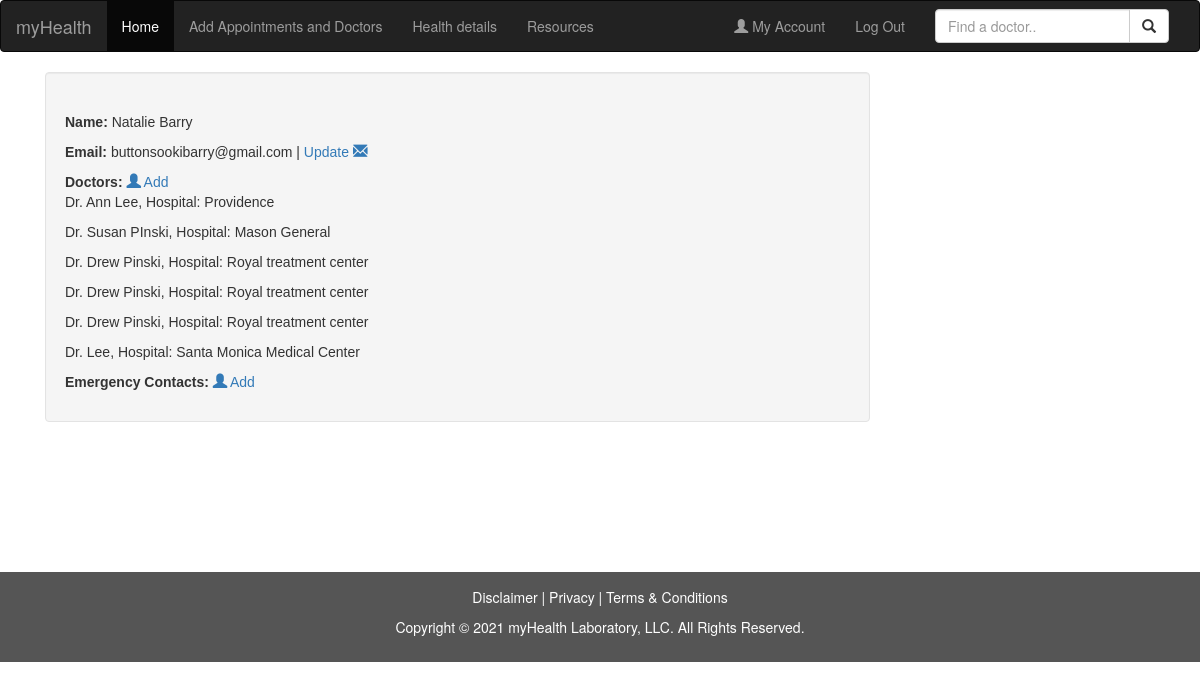
Page /profile (signed in) on the committed database.
### main_app/models.py (models this page shows)
class User(models.Model):
    first_name = models.CharField(max_length=45)
    last_name = models.CharField(max_length=45)
    email = models.CharField(max_length=45)
    password = models.CharField(max_length=45)
    created_at = models.DateTimeField(auto_now_add=True)
    updated_at = models.DateTimeField(auto_now=True)
    objects = UserManager()    # LINKS THE MANAGER TO THE USER CLASS

class Doctor(models.Model):
    dr_name = models.CharField(max_length=255)
    hospital_name = models.CharField(max_length=255)
    specialty = models.CharField(max_length=255)
    address = models.CharField(max_length=255)
    phone = models.CharField(max_length=45)
    created_at = models.DateTimeField(auto_now_add=True)
    updated_at = models.DateTimeField(auto_now=True)
    user = models.ForeignKey(User, related_name="doctors", on_delete = models.CASCADE)

### main_app/views.py (the view)
# urls.py: path('profile', views.profile),
def profile(request):
    context = {
        "logged_in_user" : User.objects.get(id=request.session['id']),
    }
    logged_in_user = User.objects.get(id=request.session['id'])
    return render(request, "profile.html", context)

### main_app/templates/profile.html (shortened to what this page needs)
<!DOCTYPE html>
<html lang="en">
<head>
    {% load static %}
    <link rel="stylesheet" href="{% static 'css/style.css' %}">
    <link rel="stylesheet" href="https://maxcdn.bootstrapcdn.com/bootstrap/3.4.1/css/bootstrap.min.css">
</head>
<body>
    <nav class="navbar navbar-inverse">
        <div class="container-fluid">
          <div class="navbar-header">
            <a class="navbar-brand" href="#">myHealth</a>
          </div>
          <div class="collapse navbar-collapse" id="myNavbar">
            <ul class="nav navbar-nav">
              <li class="active"><a href="/dashboard">Home</a></li>
              <li><a href="/appointment">Add Appointments and Doctors</a></li>
              <li><a href="/health">Health details</a></a></li>
              <li><a href="/resources">Resources</a></li>
            </ul>
            <form class="navbar-form navbar-right" role="search">
              <div class="form-group input-group">
                <input type="text" class="form-control" placeholder="Find a doctor..">
                <span class="input-group-btn">
                  <button class="btn btn-default" type="button">
                    <span class="glyphicon glyphicon-search"></span>
                  </button>
                </span>
              </div>
            </form>
            <ul class="nav navbar-nav navbar-right">
              <li><a href="/profile"><span class="glyphicon glyphicon-user"></span> My Account</a></li>
              <li><a href="/logout">Log Out</a></li>
            </ul>
          </div>
        </div>
      </nav>
    <div class="container">
        <div class="col-sm-9">
            <div class="well">
                <table>
                    <tr>
                        <td>
            <p><span> Name: </span>{{logged_in_user.first_name}} {{logged_in_user.last_name}}</p>
            </td>
        </tr>
        <tr>
            <td>
                <p><span> Email: </span>{{logged_in_user.email}} | <a href="#">Update <span class="glyphicon glyphicon-envelope"></span></a> </p>
            </td>
        </tr>
        <tr>
            <td>
                <span> Doctors: </span> <a href="#"><span class="glyphicon glyphicon-user"></span> Add</a>
            </td>
        </tr>
        {% for doctor in logged_in_user.doctors.all %}
        <tr>
            <td>
            <p>{{doctor.dr_name}}, Hospital: {{doctor.hospital_name}} </p>
            </td>
        </tr>
        {% endfor %}
        <br>
        <tr>
            <td>
            <p><span>Emergency Contacts:</span>    <a href="#"><span class="glyphicon glyphicon-user"></span> Add</a> </p>
                    </td>
                </tr>
            </table>
                  </div>
                </div>
            </div>
    <footer class="container-fluid text-center">
        <p>Disclaimer | Privacy | Terms & Conditions </p>
        <p> Copyright © 2021 myHealth Laboratory, LLC. All Rights Reserved. </p>
      </footer>
</body>
</html>

### main_app/static/css/style.css (style rules this page uses)
.container { display: block; justify-content: start; width: 970px; min-height: 500px; font-family: sans-serif; }
.container span { font-weight: bold; }
.container table { text-align: left; width: 100%; }
footer { background-color: #555; color: white; padding: 15px; }

### rows in the picture
User: first_name "Natalie", last_name "Barry", email "buttonsookibarry@gmail.com"
Doctor: dr_name "Dr. Ann Lee", hospital_name "Providence"
Doctor: dr_name "Dr. Susan PInski", hospital_name "Mason General"
Doctor: dr_name "Dr. Drew Pinski", hospital_name "Royal treatment center"
Doctor: dr_name "Dr. Drew Pinski", hospital_name "Royal treatment center"
Doctor: dr_name "Dr. Drew Pinski", hospital_name "Royal treatment center"
Doctor: dr_name "Dr. Lee", hospital_name "Santa Monica Medical Center"
